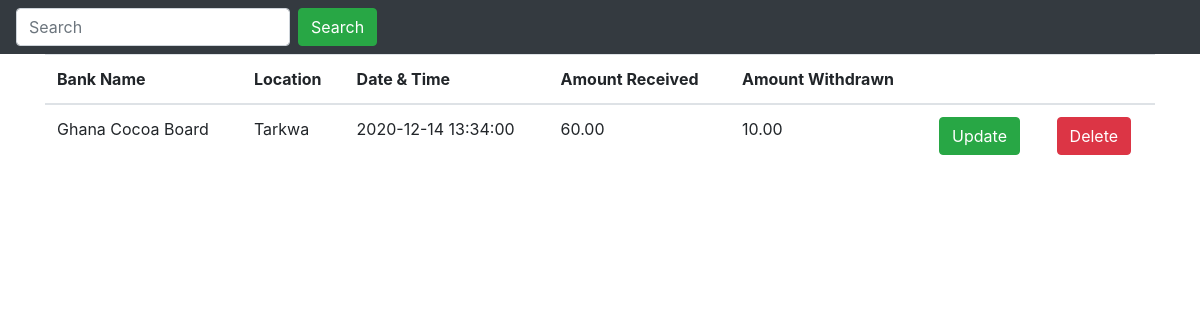
The app's page /ViewTables/ViewBTs.php with its own data.
### tables this page shows
CREATE TABLE `bank_transactions` (
  `BankID` int(10) UNSIGNED NOT NULL,
  `Bank_Name` varchar(100) NOT NULL,
  `Location` varchar(100) NOT NULL,
  `Transaction_Date_and_Time` datetime NOT NULL,
  `Amount_of_CTOR_recieved` decimal(10,2) NOT NULL,
  `Amount_of_Money_Withdrawn` decimal(10,2) DEFAULT NULL
);

### classescontrollers/BT_controller.php (called while the page is built, shortened)
<?php
require("BT_class.php");
function view_bankfunc(){
	$ban_array = array();
	$bank_object = new BT_class();
	$b_records = $bank_object->viewbank_transaction();
	if ($b_records) {
		while ($b_result = $bank_object->db_fetch()) {
			$ban_array[] = $b_result;
		}
	}
	return $ban_array;
}

### classescontrollers/BT_class.php (called while the page is built, shortened)
<?php
require(dirname(__FILE__))."/../Settings/db_class.php";
class BT_class extends db_connection
{
	public function viewbank_transaction(){
		$sql = "SELECT * FROM bank_transactions";
		return $this->db_query($sql);
	}
}
?>

### Settings/db_class.php (called while the page is built, shortened)
<?php
class db_connection
{
	public $db = null;
	public $results = null;
	function db_connect(){
		$this->db = mysqli_connect(SERVER,USERNAME,PASSWD,DATABASE);
		if (mysqli_connect_errno()) {
			return false;
		}else{
			return true;
		}
	}
	function db_query($sqlQuery){
		$this->results = mysqli_query($this->db,$sqlQuery);
		if ($this->results == false) {
			return false;
		}else{
			return true;
		}
	}
	function db_fetch(){
		return mysqli_fetch_assoc($this->results);
	}
}
?>

### ViewTables/ViewBTs.php (the view, shortened to what this page needs)
<?php
require(dirname(__FILE__))."/../classescontrollers/BT_controller.php";
?>
<!DOCTYPE html>
<html lang="en">
  <head>
        <link rel="stylesheet" href="https://maxcdn.bootstrapcdn.com/bootstrap/4.5.2/css/bootstrap.min.css">
        </head>
        <body>
              <nav class="navbar navbar-expand-sm bg-dark navbar-dark">
                <form class="form-inline" action="">
                  <input class="form-control mr-sm-2" type="text" placeholder="Search" name="Search" id="Search">
                  <button class="btn btn-success" type="submit">Search</button>
                </form>
              </nav>
          <div class="container">
            <table class="table table-striped">
              <thead>
                <tr>
                  <th>Bank Name</th>
                  <th>Location</th>
                  <th>Date & Time</th>
                  <th>Amount Received</th>
                  <th>Amount Withdrawn</th>
                  <th></th>
                  <th></th>
                </tr>
              </thead>
              <tbody>
                <tr>
                  <?php
                  if (isset($_GET['Search'])){
                        $Search = $_GET['Search'];
                        $districts = search_bankfunc($Search);
                        foreach ($districts as $bank ) {
                          echo
                          "<tr>
                            <td>".$bank['Bank_Name']."</td>
                            <td>".$bank['Location']."</td>
                            <td>".$bank['Transaction_Date_and_Time']."</td>
                            <td>".$bank['Amount_of_CTOR_recieved']."</td>
                            <td>".$bank['Amount_of_Money_Withdrawn']."</td>
                            <td><a href='#' class='btn btn-success'>Update</a></td>
                            <td><a href='../actions/BanksAction.php?BankID=".$bank['BankID']."' class='btn btn-danger'>Delete</a></td>
                          </tr>";
                          }
                      }
                  else{
                       $districts = view_bankfunc();
                        foreach ($districts as $bank ) {
                          echo
                          "<tr>
                            <td>".$bank['Bank_Name']."</td>
                            <td>".$bank['Location']."</td>
                            <td>".$bank['Transaction_Date_and_Time']."</td>
                            <td>".$bank['Amount_of_CTOR_recieved']."</td>
                            <td>".$bank['Amount_of_Money_Withdrawn']."</td>
                            <td><a href='#' class='btn btn-success'>Update</a></td>
                            <td><a href='../actions/BanksAction.php?BankID=".$bank['BankID']."' class='btn btn-danger'>Delete</a></td>
                          </tr>";
                          }
                  }
                  ?>
                </tbody>
              </table>
            </div>
          </body>
        </html>

### records on screen
bank_transactions: Bank_Name "Ghana Cocoa Board", Location "Tarkwa", Transaction_Date_and_Time "2020-12-14 13:34:00", Amount_of_CTOR_recieved "60.00", Amount_of_Money_Withdrawn "10.00"
